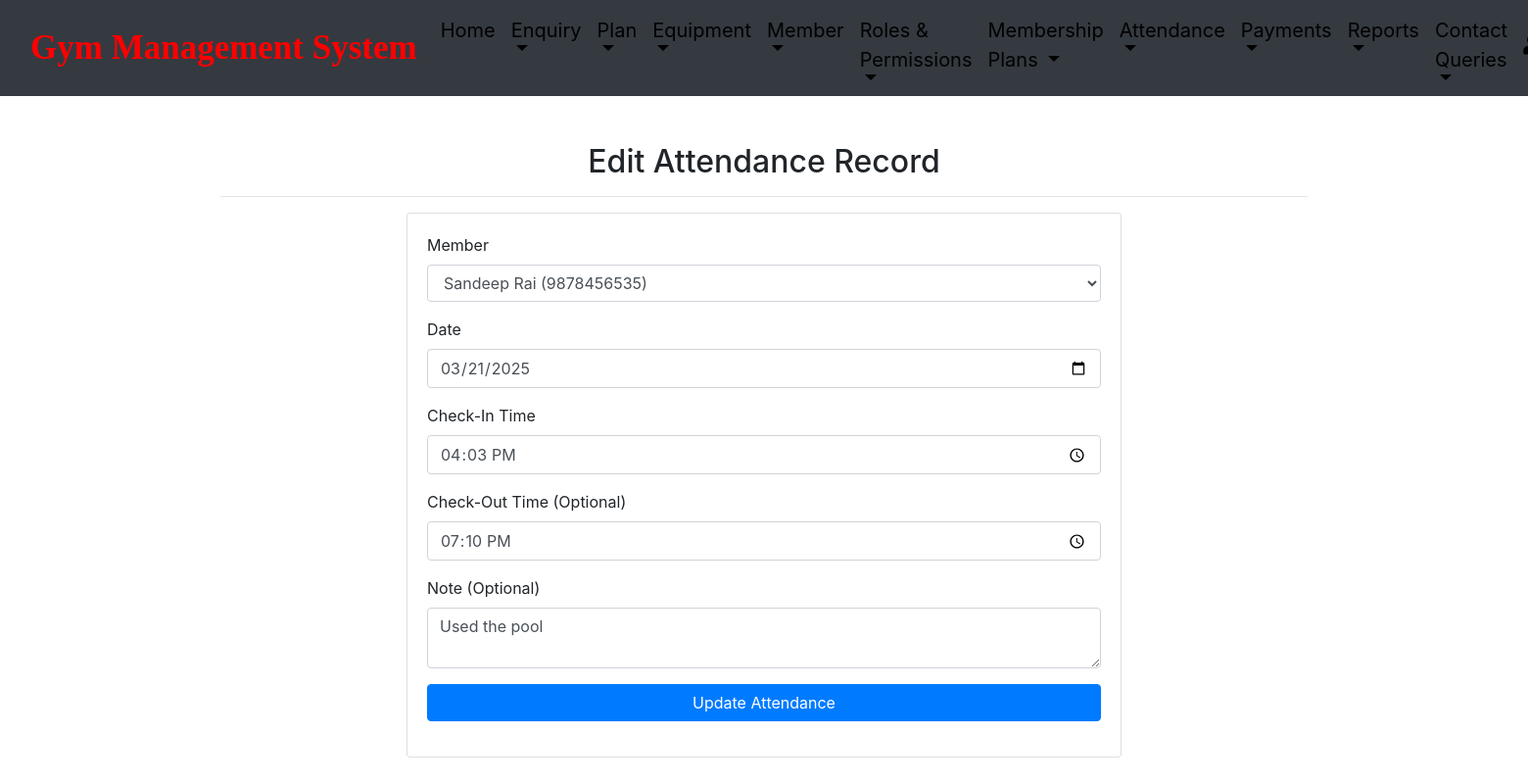
Screenshot of /edit_Attendance/1 (signed in) with the database file from the repository.
### gym/models.py (models this page shows, shortened)
class Attendance(models.Model):
    member = models.ForeignKey(Member, on_delete=models.CASCADE)
    date = models.DateField()
    check_in = models.TimeField()
    check_out = models.TimeField(null=True, blank=True)
    note = models.CharField(max_length=200, null=True, blank=True)
    class Meta:
        unique_together = ('member', 'date')

class Member(models.Model):
    user = models.OneToOneField(User, on_delete=models.CASCADE, null=True, blank=True)
    name = models.CharField(max_length=150, null=True)
    contact = models.CharField(max_length=15, null=True)
    email = models.CharField(max_length=50, null=True)
    gender = models.CharField(max_length=10, null=True)
    plan = models.CharField(max_length=100, null=True)
    joindate = models.DateField(null=True)
    initamount = models.CharField(max_length=100, null=True)

### gym/views.py (the view, shortened to what this page needs)
# urls.py: path('edit_Attendance/<int:pid>', edit_Attendance, name='edit_Attendance'),
def edit_Attendance(request, pid):
    if not request.user.is_authenticated:
        return redirect('admin_login')
    error = ""
    attendance = Attendance.objects.get(id=pid)
    members = Member.objects.all()
    return render(request, 'edit_Attendance.html', locals())

### gym/templates/edit_Attendance.html (shortened to what this page needs)
{% include 'admin_nav.html' %}
{% load static %}
<head>
</head>
<div class="container mt-5">
    <h2 class="text-center">Edit Attendance Record</h2>
    <hr>
    <div class="row">
        <div class="col-sm-2"></div>
        <div class="col-sm-8">
            <div class="card">
                <div class="card-body">
                    <form method="post">
                        <div class="form-group">
                            <label>Member</label>
                            <select name="member" class="form-control" required>
                                {% for m in members %}
                                <option value="{{ m.id }}" {% if attendance.member.id == m.id %}selected{% endif %}>
                                    {{ m.name }} ({{ m.contact }})
                                </option>
                                {% endfor %}
                            </select>
                        </div>
                        <div class="form-group">
                            <label>Date</label>
                            <input type="date" name="date" value="{{ attendance.date|date:'Y-m-d' }}" class="form-control" required>
                        </div>
                        <div class="form-group">
                            <label>Check-In Time</label>
                            <input type="time" name="check_in" value="{{ attendance.check_in|time:'H:i' }}" class="form-control" required>
                        </div>
                        <div class="form-group">
                            <label>Check-Out Time (Optional)</label>
                            <input type="time" name="check_out" value="{{ attendance.check_out|default_if_none:''|time:'H:i' }}" class="form-control">
                        </div>
                        <div class="form-group">
                            <label>Note (Optional)</label>
                            <textarea class="form-control" name="note">{{ attendance.note }}</textarea>
                        </div>
                        <input type="submit" value="Update Attendance" class="btn btn-primary btn-block">
                    </form>
                </div>
            </div>
        </div>
        <div class="col-sm-2"></div>
    </div>
</div>

### rows the page displays
Attendance: member "Sandeep Rai (9878456535)", date "03/21/2025", check_in "16:03", check_out "19:10", note "Used the pool"
